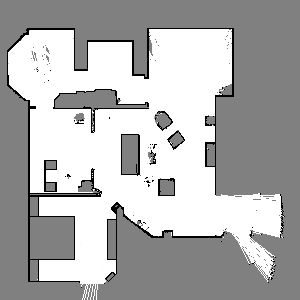
#> input picture map_clean_300x300.png, 300 x 300 px
$ python create_planning_map.py
#> lines starting #> are read from the running program, lines starting #| are printed output that depends on the picture; after the words box and inside, x2 and y2 are one past the last pixel; in counts of white or black regions, pixels touching at a corner belong together
#!/usr/bin/env python3
"""
Convert cleaned map to binary format for path planning
WITH PROPER OBSTACLE INFLATION
"""
import numpy as np
import cv2

def create_planning_map(input_file='map_clean_300x300.png',
                       robot_radius_meters=0.10,
                       safety_margin_meters=0.05,
                       resolution=0.05):
    """
    Create binary planning map with inflated obstacles
    """
#> called with input_file = 'map_clean_300x300.png', robot_radius_meters = 0.1, safety_margin_meters = 0.05, resolution = 0.05

    # Load cleaned map
    img = cv2.imread(input_file, cv2.IMREAD_GRAYSCALE)
#> img is the input picture: shape (300, 300); min 0, max 255, mean 176.4
    if img is None:
        print(f"❌ Could not load {input_file}")
        return

    print(f"📊 Loaded map: {img.shape}")
#| 📊 Loaded map: (300, 300)

    # Create binary map - BE CONSERVATIVE
    # Treat gray (unknown) as obstacles too!
    binary = np.zeros_like(img)
    binary[img > 200] = 255  # Only VERY white pixels are free

    print(f"   Initial free space: {np.sum(binary == 255)} cells ({np.sum(binary == 255)/binary.size*100:.1f}%)")

    # Calculate total inflation (robot + safety margin)
    total_inflation = robot_radius_meters + safety_margin_meters
    inflation_cells = int(np.ceil(total_inflation / resolution))
    kernel_size = inflation_cells * 2 + 1

    print(f"\n🤖 Inflation parameters:")
    print(f"   Robot radius: {robot_radius_meters}m")
    print(f"   Safety margin: {safety_margin_meters}m")
    print(f"   Total inflation: {total_inflation}m = {inflation_cells} cells")
    print(f"   Kernel size: {kernel_size}x{kernel_size}")

    # Create circular kernel (better than square)
    kernel = cv2.getStructuringElement(cv2.MORPH_ELLIPSE, (kernel_size, kernel_size))

    # Inflate obstacles (erode free space)
    inflated = cv2.erode(binary, kernel, iterations=1)

    # Additional pass for small obstacles (chair legs)
    # Use morphological closing to fill small gaps
    small_kernel = cv2.getStructuringElement(cv2.MORPH_ELLIPSE, (5, 5))
    inflated = cv2.morphologyEx(inflated, cv2.MORPH_CLOSE, small_kernel, iterations=2)

    # Calculate statistics
    total_cells = binary.size
    free_before = np.sum(binary == 255)
    free_after = np.sum(inflated == 255)

    print(f"\n📈 Results:")
    print(f"   Free space before: {free_before} cells ({free_before/total_cells*100:.1f}%)")
    print(f"   Free space after:  {free_after} cells ({free_after/total_cells*100:.1f}%)")
    print(f"   Removed by inflation: {free_before-free_after} cells ({(free_before-free_after)/total_cells*100:.1f}%)")

    # Save versions
    cv2.imwrite('map_binary.png', binary)
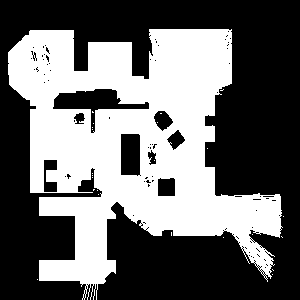
#> saved as map_binary.png: shape (300, 300); 42.1% white; 24 white regions (23 under 20 px), largest, box (x1, y1, x2, y2) and area: (8, 29, 283, 300) 37840
    cv2.imwrite('map_planning.png', inflated)
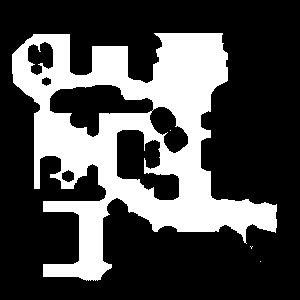
#> saved as map_planning.png: shape (300, 300); 29.3% white; 4 white regions (3 under 20 px), largest, box (x1, y1, x2, y2) and area: (12, 33, 277, 281) 26392

    # Create visualization showing inflation
    vis = cv2.cvtColor(img, cv2.COLOR_GRAY2BGR)

    # Show inflated area in red
    inflation_mask = (binary == 255) & (inflated == 0)
    vis[inflation_mask] = [0, 0, 255]  # Red = inflated obstacles
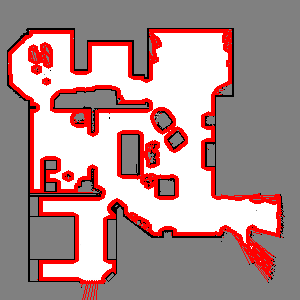
#> vis: shape (300, 300, 3); 12.76% of pixels changed, all inside (x1, y1, x2, y2) = (8, 29, 284, 300)

    # Show safe free space in green
    vis[inflated == 255] = [0, 255, 0]  # Green = safe to navigate
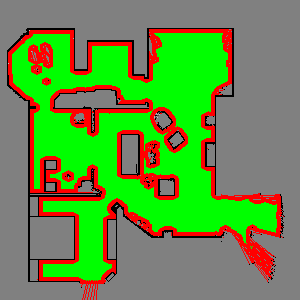
#> vis: shape (300, 300, 3); mean B, G, R 69.1, 143.9, 101.6

    cv2.imwrite('map_inflation_viz.png', vis)

    print(f"\n✅ Saved:")
    print(f"   map_binary.png - Binary map (no inflation)")
    print(f"   map_planning.png - Planning map (INFLATED)")
    print(f"   map_inflation_viz.png - Visualization (red=inflation, green=safe)")

    return inflated

if __name__ == '__main__':
    create_planning_map()

$ run again, with map.png copied over map_clean_300x300.png
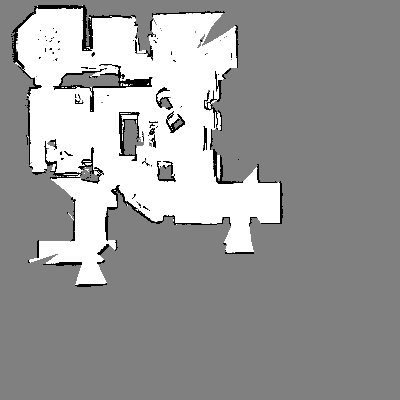
#> input picture map.png, 400 x 400 px
#> in create_planning_map, img is the input picture: shape (400, 400); min 0, max 255, mean 154.3
#| 📊 Loaded map: (400, 400)
#> in create_planning_map, `cv2.imwrite('map_binary.png', binary)`:
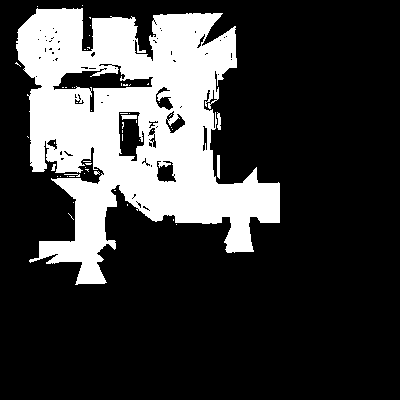
#> saved as map_binary.png: shape (400, 400); 23.8% white; 55 white regions (49 under 20 px), largest, box (x1, y1, x2, y2) and area: (16, 8, 280, 285) 37703, (217, 155, 220, 179) 69, (121, 115, 137, 120) 62, (217, 112, 221, 130) 54, (51, 164, 56, 171) 21, (64, 174, 80, 177) 21
#> in create_planning_map, `vis[inflated == 255] = [0, 255, 0]`:
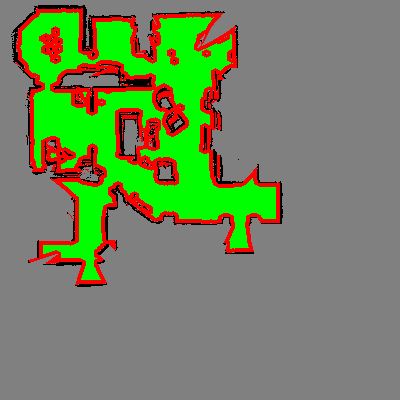
#> vis: shape (400, 400, 3); mean B, G, R 93.6, 133, 114.9
